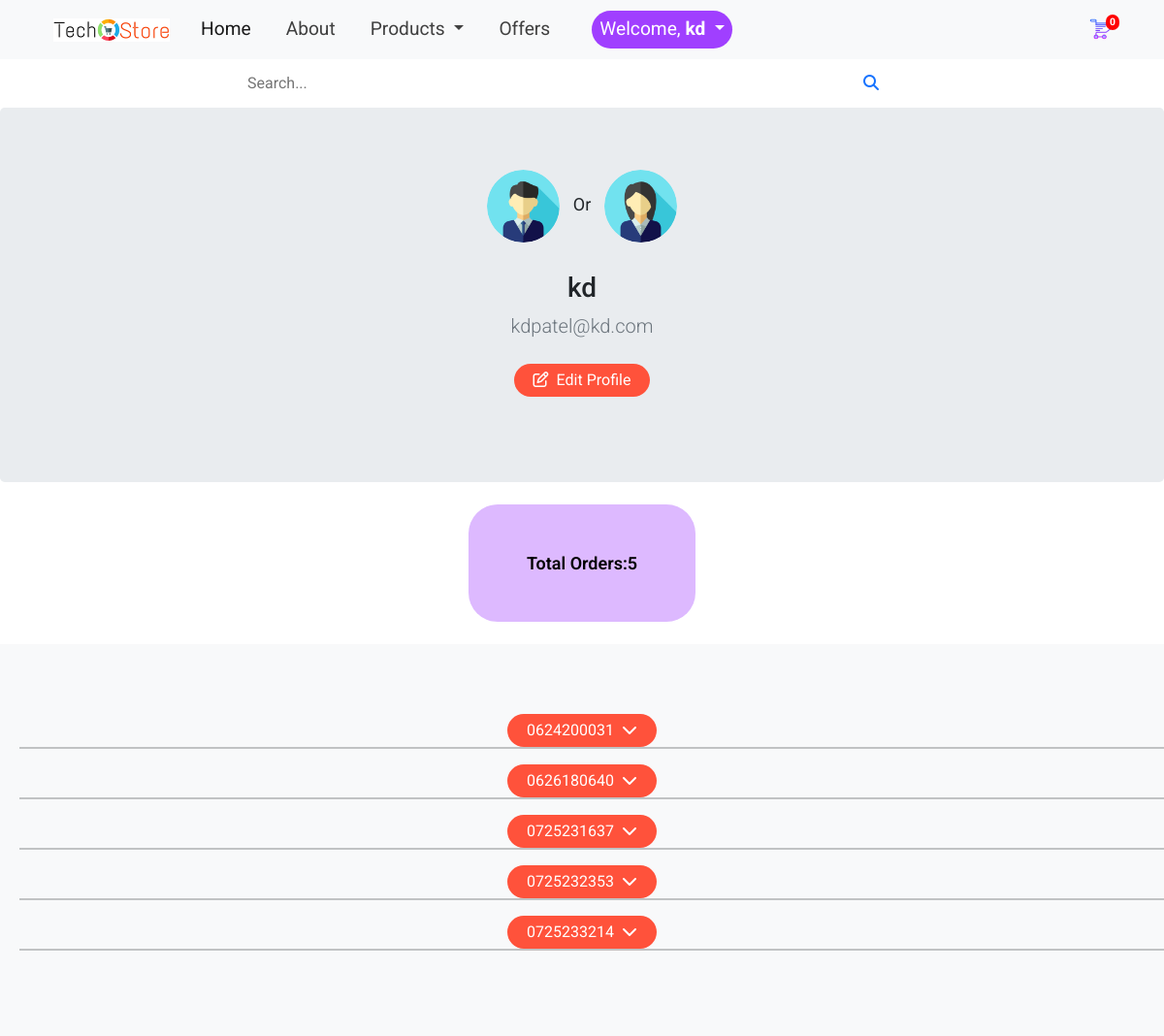
Page /userProfile/ (signed in) on the committed database.
### kdstore/models.py (models this page shows, shortened)
class Checkout(models.Model):
    user = models.ForeignKey(settings.AUTH_USER_MODEL, on_delete=models.CASCADE)
    orderId = models.CharField(max_length=50)
    orderItem = models.CharField(max_length=5000)
    amount = models.IntegerField(default='')
    email = models.CharField(max_length=111)
    address = models.CharField(max_length=111)
    state = models.CharField(max_length=111)
    zip_code = models.CharField(max_length=100)
    phone = models.CharField(max_length=111, default="")
    orderTime = models.DateField(auto_now_add=True)

### kdstore/views.py (the view)
# urls.py: path('userProfile/', views.userProfile, name="userProfile"),
def userProfile(request):
    user = request.user
    userOrder = Checkout.objects.filter(user=user)
    orderNo = len(userOrder)
    context = {'userOrder': userOrder, 'orderNo': orderNo}
    return render(request, 'kdstore/userProfile.html', context)

### kdstore/templates/kdstore/userProfile.html (shortened to what this page needs)
{% extends 'kdstore/base.html' %}
{% load static %}
{% block body %}
<main role="main">
  <section class="jumbotron text-center">
    <div class="container">
      <div class="userImg">
        <img src="{% static 'kdstore/userM.png' %}" class="UPuserImg" style="border-radius: 50px;"
          height="75px">
        <span class="UPimgSpan" style="font-size: large; margin: 0 10px;">Or</span>
        <img src="{% static 'kdstore/userF.png' %}" class="UPuserImg" style="border-radius: 50px;" height="75px">
      </div>
      <h3 class="UPname" style="margin-top: 30px;">{{request.user.username}}</h3>
      <p class="lead text-muted">{{request.user.email}}
      </p>
      <a href="/editProfilePage/" class="btn my-2" class="UPanker"><i class="fa fa-edit mr-2"></i>Edit Profile</a>
    </div>
  </section>
  <div class="UPorderNo" style="margin: 70px 0;">
    <div class="row">
      <div class="UPboxNo" style="text-align: center;">
        <span class="UPorderTotal"
          style="background-color: rgb(221, 185, 255); padding: 50px 60px; color: black; border-radius: 30px; font-weight: 600; font-size: large;">Total
          Orders:{{orderNo}}</span>
      </div>
    </div>
  </div>
  <div class="album py-5 bg-light">
    <div class="container">
      <div class="row my-4" id="itemRow">
        {% for i in userOrder %}
        <div class="UPorderbtn" onclick="orderItem(this.id, {{i.orderItem}})" id="{{i.orderId}}">
          <div style="text-align: center;">
            <button class="btn" style="color: white;">{{i.orderId}}<i class="fa fa-chevron-down ml-2"
                aria-hidden="true"></i></button>
          </div>
        </div>
        <hr>
        {% endfor %}
      </div>
    </div>
  </div>
</main>
{% endblock %}

### kdstore/templates/kdstore/base.html (shortened to what this page needs)
<!DOCTYPE html>
{% load static %}
<html lang="en">
<head>
    <link rel="stylesheet" href="https://cdnjs.cloudflare.com/ajax/libs/font-awesome/4.7.0/css/font-awesome.min.css">
    <link rel="stylesheet" href="https://stackpath.bootstrapcdn.com/bootstrap/4.5.0/css/bootstrap.min.css"
>
    <link href="https://cdn.jsdelivr.net/npm/bootstrap@5.0.2/dist/css/bootstrap.min.css" rel="stylesheet"
>
        <link rel="stylesheet" href="https://stackpath.bootstrapcdn.com/bootstrap/4.5.0/css/bootstrap.min.css"
>
    <link href="{% static 'css/kdstore14.css' %}" rel="stylesheet">
</head>
<body>
    <div>
        <nav class="navbar navbar-expand-lg navbar-light bg-light">
            <div class="container-fluid">
                <div class="logo mx-4">
                    <a href="/"><img src="{% static 'kdstore/TechStore_Logo.jpg' %}" width="120px"></a>
                </div>
                <div class="collapse navbar-collapse" id="navbarSupportedContent">
                    <ul class="navbar-nav me-auto mb-2 mb-lg-0">
                        <li class="nav-item">
                            <a class="nav-link active" aria-current="page" href="/">Home</a>
                        </li>
                        <li class="nav-item">
                            <a class="nav-link" href="/about/">About</a>
                        </li>
                        <li class="nav-item dropdown">
                            <a class="nav-link dropdown-toggle" href="#" id="navbarDropdown" role="button"
                                data-bs-toggle="dropdown" aria-expanded="false">
                                Products
                            </a>
                        </li>
                        <li class="nav-item">
                            <a class="nav-link" href="/offers/">Offers</a>
                        </li>
                        {% if user.is_authenticated %}
                        <li class="nav-item dropdown indexAccount">
                            <a class="nav-link dropdown-toggle" href="#" id="navbarDropdown" role="button"
                                data-bs-toggle="dropdown" aria-expanded="false">
                                Welcome, <b>{{request.user}}</b>
                            </a>
                        </li>
                        {% else %}
                        <li class="nav-item indexAccount"><a class="nav-link" href="/loginPage/">Login<i
                                    class="fa fa-user ml-2"></i></a></li>
                        <!-- <li style="background: rgb(252, 57, 57); padding: 3px 10px; border-radius: 50px;"><a
                                href="/signUpPage/" style="color: white;">Signup</a></li> -->
                        {% endif %}
                    </ul>
                </div>
                <div class="cartdiv">
                        <a href="/cart/"><img src="{% static 'kdstore/shopping_cart1600.png' %}">
                        <span class="badge" id="cart">0</span>
                    </a>
                </div>
            </div>
        </nav>
        <form method="get" action="/search/">
            <div class="search">
                <div class="searchBox">
                    <input class="searchText me-2" type="search" name="search" placeholder="Search..."
                        aria-label="Search">
                    <button class="searchbtn" type="submit"><i class="fa fa-search"></i></button>
                </div>
            </div>
        </form>
    </div>
    {% block body %}
    {% endblock %}
    <link rel="stylesheet" href="https://cdnjs.cloudflare.com/ajax/libs/font-awesome/4.7.0/css/font-awesome.min.css">
</body>
</html>

### kdstore/static/css/kdstore14.css (style rules this page uses)
* { margin: 0; padding: 0; box-sizing: border-box; font-family: 'Roboto', sans-serif; }
.navbar { display: flex; align-items: center; }
nav { flex: 1; text-align: right; }
nav ul { display: inline-block; list-style-type: none; margin-bottom: 29px; }
nav ul li { display: inline-block; margin-right: 20px ; }
nav ul li a { text-decoration: none; color: #555; font-size: larger; }
.navbar-nav { text-align: left; }
.navbar-light .navbar-nav .nav-link { color: #404040; }
.cartdiv a { text-decoration: none; }
.cartdiv img { width: 30px; height: 30px; }
.badge { top: -9px; font-size: 0.65rem; position: relative; right: 15px; background: red; border-radius: 45px; }
.search { padding: 5px 50px; background-color: #eaeaea; text-align: -webkit-center; }
.searchBox { max-width: 700px; display: flex; }
.fa-search { display: flex; align-items: center; color: #1673ff; }
.searchText { padding: 8px 5px; flex-basis: 85%; background: none; border: none; }
.searchbtn { border: none; background: none; flex-basis: 15%; }
.row { display: flex; align-items: center; flex-wrap: wrap; justify-content: space-around; margin: 0; }
.container { max-width: 1300px; margin: auto; padding-left: 20px; padding-right: 20px; }
.btn { background-color: #ff523b; border-radius: 30px; padding: 5px 20px; color: white; }
.btn { border: none; }
.indexAccount { color: white !important; border-radius: 30px; padding: 3px 15px; text-align: center; }
.indexAccount .nav-link { color: white !important; background-color: #a03fff; border-radius: 30px; padding: 5px 15px; display: inline-block; }
ul { list-style-type: none; }
select,input,details:focus { outline: none; }

### kdstore/templates/kdstore/userProfile.html (style rules this page uses)
.search { background-color: #fff; }
.UPuserImg { border-radius: 50px; height: 75px; }
.UPimgSpan { font-size: large; margin: 0 10px; }
.UPname { margin-top: 30px; }
.UPorderNo { margin: 70px 0; }
.UPboxNo { text-align: center; }
.UPorderTotal { background-color: rgb(221, 185, 255); padding: 50px 60px; color: black; border-radius: 30px; font-weight: 600; font-size: large; }

### rows in the picture
Checkout: orderId "0624200031"
Checkout: orderId "0626180640"
Checkout: orderId "0725231637"
Checkout: orderId "0725232353"
Checkout: orderId "0725233214"

### other values in the picture
{{ request.user }} "kd"
{{ request.user.username }} "kd"
{{ request.user.email }} "kdpatel@kd.com"
{{ orderNo }} "5"
